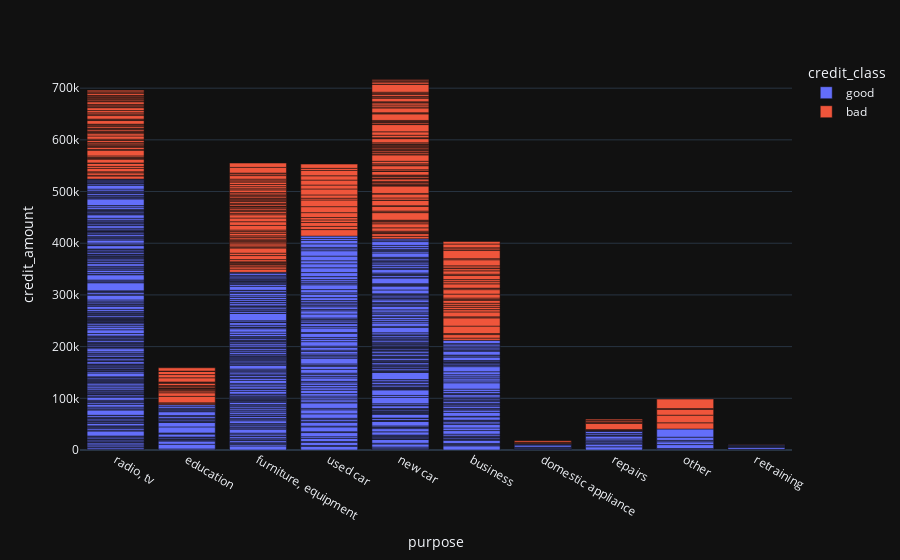

Notebook source saved alongside this figure:
### Code cell
px.bar(df_new, x='purpose', y='credit_amount', color='credit_class')

### Figure 1 — Plotly figure (JSON) as saved in the notebook; plotly's stock layout.template omitted (floating-point values rounded to 4 significant figures; data arrays with more than 128 entries replaced by an {"elided": "..."} marker saying what was removed)
{"data": [{"alignmentgroup": "True", "hovertemplate": "credit_class=good<br>purpose=%{x}<br>credit_amount=%{y}<extra></extra>", "legendgroup": "good", "marker": {"color": "#636efa", "pattern": {"shape": ""}}, "name": "good", "offsetgroup": "good", "orientation": "v", "showlegend": true, "textposition": "auto", "type": "bar", "x": {"elided": "700 str values"}, "xaxis": "x", "y": {"elided": "700 int values"}, "yaxis": "y"}, {"alignmentgroup": "True", "hovertemplate": "credit_class=bad<br>purpose=%{x}<br>credit_amount=%{y}<extra></extra>", "legendgroup": "bad", "marker": {"color": "#EF553B", "pattern": {"shape": ""}}, "name": "bad", "offsetgroup": "bad", "orientation": "v", "showlegend": true, "textposition": "auto", "type": "bar", "x": {"elided": "300 str values"}, "xaxis": "x", "y": {"elided": "300 int values"}, "yaxis": "y"}], "layout": {"barmode": "relative", "legend": {"title": {"text": "credit_class"}, "tracegroupgap": 0}, "margin": {"t": 60}, "xaxis": {"anchor": "y", "domain": [0, 1], "title": {"text": "purpose"}}, "yaxis": {"anchor": "x", "domain": [0, 1], "title": {"text": "credit_amount"}}}}
